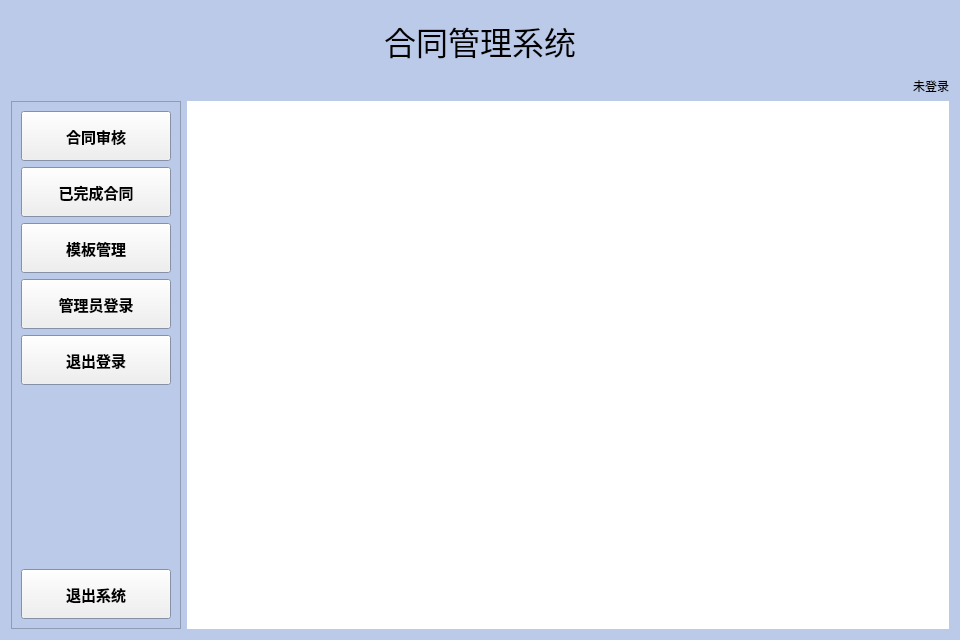
<?xml version="1.0" encoding="UTF-8"?>
<ui version="4.0">
 <class>Check</class>
 <widget class="QWidget" name="Check">
  <property name="geometry">
   <rect>
    <x>0</x>
    <y>0</y>
    <width>960</width>
    <height>640</height>
   </rect>
  </property>
  <property name="palette">
   <palette>
    <active>
     <colorrole role="Base">
      <brush brushstyle="SolidPattern">
       <color alpha="255">
        <red>46</red>
        <green>47</green>
        <blue>48</blue>
       </color>
      </brush>
     </colorrole>
     <colorrole role="Window">
      <brush brushstyle="SolidPattern">
       <color alpha="255">
        <red>187</red>
        <green>202</green>
        <blue>232</blue>
       </color>
      </brush>
     </colorrole>
    </active>
    <inactive>
     <colorrole role="Base">
      <brush brushstyle="SolidPattern">
       <color alpha="255">
        <red>46</red>
        <green>47</green>
        <blue>48</blue>
       </color>
      </brush>
     </colorrole>
     <colorrole role="Window">
      <brush brushstyle="SolidPattern">
       <color alpha="255">
        <red>187</red>
        <green>202</green>
        <blue>232</blue>
       </color>
      </brush>
     </colorrole>
    </inactive>
    <disabled>
     <colorrole role="Base">
      <brush brushstyle="SolidPattern">
       <color alpha="255">
        <red>187</red>
        <green>202</green>
        <blue>232</blue>
       </color>
      </brush>
     </colorrole>
     <colorrole role="Window">
      <brush brushstyle="SolidPattern">
       <color alpha="255">
        <red>187</red>
        <green>202</green>
        <blue>232</blue>
       </color>
      </brush>
     </colorrole>
    </disabled>
   </palette>
  </property>
  <property name="windowTitle">
   <string>合同管理系统</string>
  </property>
  <property name="autoFillBackground">
   <bool>true</bool>
  </property>
  <layout class="QVBoxLayout" name="verticalLayout_2">
   <item>
    <widget class="QLabel" name="label">
     <property name="minimumSize">
      <size>
       <width>0</width>
       <height>60</height>
      </size>
     </property>
     <property name="maximumSize">
      <size>
       <width>16777215</width>
       <height>60</height>
      </size>
     </property>
     <property name="font">
      <font>
       <family>Arial</family>
       <pointsize>24</pointsize>
       <weight>50</weight>
       <bold>false</bold>
      </font>
     </property>
     <property name="text">
      <string>合同管理系统</string>
     </property>
     <property name="alignment">
      <set>Qt::AlignCenter</set>
     </property>
    </widget>
   </item>
   <item>
    <widget class="QLabel" name="userLabel">
     <property name="text">
      <string>未登录</string>
     </property>
     <property name="alignment">
      <set>Qt::AlignRight|Qt::AlignTrailing|Qt::AlignVCenter</set>
     </property>
    </widget>
   </item>
   <item>
    <layout class="QHBoxLayout" name="horizontalLayout">
     <item>
      <widget class="QFrame" name="frame">
       <property name="frameShape">
        <enum>QFrame::StyledPanel</enum>
       </property>
       <property name="frameShadow">
        <enum>QFrame::Raised</enum>
       </property>
       <layout class="QVBoxLayout" name="verticalLayout">
        <item>
         <widget class="QToolButton" name="checkBtn">
          <property name="minimumSize">
           <size>
            <width>150</width>
            <height>50</height>
           </size>
          </property>
          <property name="maximumSize">
           <size>
            <width>150</width>
            <height>50</height>
           </size>
          </property>
          <property name="font">
           <font>
            <family>Arial</family>
            <pointsize>11</pointsize>
            <weight>75</weight>
            <bold>true</bold>
           </font>
          </property>
          <property name="styleSheet">
           <string notr="true"/>
          </property>
          <property name="text">
           <string>合同审核</string>
          </property>
         </widget>
        </item>
        <item>
         <widget class="QToolButton" name="finishBtn">
          <property name="minimumSize">
           <size>
            <width>150</width>
            <height>50</height>
           </size>
          </property>
          <property name="maximumSize">
           <size>
            <width>150</width>
            <height>50</height>
           </size>
          </property>
          <property name="font">
           <font>
            <family>Arial</family>
            <pointsize>11</pointsize>
            <weight>75</weight>
            <bold>true</bold>
           </font>
          </property>
          <property name="styleSheet">
           <string notr="true"/>
          </property>
          <property name="text">
           <string>已完成合同</string>
          </property>
         </widget>
        </item>
        <item>
         <widget class="QToolButton" name="templateBtn">
          <property name="minimumSize">
           <size>
            <width>150</width>
            <height>50</height>
           </size>
          </property>
          <property name="maximumSize">
           <size>
            <width>150</width>
            <height>50</height>
           </size>
          </property>
          <property name="font">
           <font>
            <family>Arial</family>
            <pointsize>11</pointsize>
            <weight>75</weight>
            <bold>true</bold>
           </font>
          </property>
          <property name="styleSheet">
           <string notr="true"/>
          </property>
          <property name="text">
           <string>模板管理</string>
          </property>
         </widget>
        </item>
        <item>
         <widget class="QToolButton" name="loginBtn">
          <property name="minimumSize">
           <size>
            <width>150</width>
            <height>50</height>
           </size>
          </property>
          <property name="maximumSize">
           <size>
            <width>150</width>
            <height>50</height>
           </size>
          </property>
          <property name="font">
           <font>
            <family>Arial</family>
            <pointsize>11</pointsize>
            <weight>75</weight>
            <bold>true</bold>
           </font>
          </property>
          <property name="styleSheet">
           <string notr="true"/>
          </property>
          <property name="text">
           <string>管理员登录</string>
          </property>
         </widget>
        </item>
        <item>
         <widget class="QPushButton" name="logoutBtn">
          <property name="sizePolicy">
           <sizepolicy hsizetype="Minimum" vsizetype="Fixed">
            <horstretch>150</horstretch>
            <verstretch>50</verstretch>
           </sizepolicy>
          </property>
          <property name="minimumSize">
           <size>
            <width>150</width>
            <height>50</height>
           </size>
          </property>
          <property name="font">
           <font>
            <family>Arial</family>
            <pointsize>11</pointsize>
            <weight>75</weight>
            <bold>true</bold>
           </font>
          </property>
          <property name="text">
           <string>退出登录</string>
          </property>
         </widget>
        </item>
        <item>
         <spacer name="verticalSpacer">
          <property name="orientation">
           <enum>Qt::Vertical</enum>
          </property>
          <property name="sizeHint" stdset="0">
           <size>
            <width>20</width>
            <height>211</height>
           </size>
          </property>
         </spacer>
        </item>
        <item>
         <widget class="QToolButton" name="exitBtn">
          <property name="minimumSize">
           <size>
            <width>150</width>
            <height>50</height>
           </size>
          </property>
          <property name="maximumSize">
           <size>
            <width>150</width>
            <height>50</height>
           </size>
          </property>
          <property name="font">
           <font>
            <family>Arial</family>
            <pointsize>11</pointsize>
            <weight>75</weight>
            <bold>true</bold>
           </font>
          </property>
          <property name="styleSheet">
           <string notr="true"/>
          </property>
          <property name="text">
           <string>退出系统</string>
          </property>
         </widget>
        </item>
       </layout>
      </widget>
     </item>
     <item>
      <widget class="QStackedWidget" name="stackedWidget">
       <property name="palette">
        <palette>
         <active>
          <colorrole role="Base">
           <brush brushstyle="SolidPattern">
            <color alpha="255">
             <red>46</red>
             <green>47</green>
             <blue>48</blue>
            </color>
           </brush>
          </colorrole>
          <colorrole role="Window">
           <brush brushstyle="SolidPattern">
            <color alpha="255">
             <red>255</red>
             <green>255</green>
             <blue>255</blue>
            </color>
           </brush>
          </colorrole>
         </active>
         <inactive>
          <colorrole role="Base">
           <brush brushstyle="SolidPattern">
            <color alpha="255">
             <red>46</red>
             <green>47</green>
             <blue>48</blue>
            </color>
           </brush>
          </colorrole>
          <colorrole role="Window">
           <brush brushstyle="SolidPattern">
            <color alpha="255">
             <red>255</red>
             <green>255</green>
             <blue>255</blue>
            </color>
           </brush>
          </colorrole>
         </inactive>
         <disabled>
          <colorrole role="Base">
           <brush brushstyle="SolidPattern">
            <color alpha="255">
             <red>255</red>
             <green>255</green>
             <blue>255</blue>
            </color>
           </brush>
          </colorrole>
          <colorrole role="Window">
           <brush brushstyle="SolidPattern">
            <color alpha="255">
             <red>255</red>
             <green>255</green>
             <blue>255</blue>
            </color>
           </brush>
          </colorrole>
         </disabled>
        </palette>
       </property>
       <property name="autoFillBackground">
        <bool>true</bool>
       </property>
      </widget>
     </item>
    </layout>
   </item>
  </layout>
 </widget>
 <resources/>
 <connections/>
</ui>
